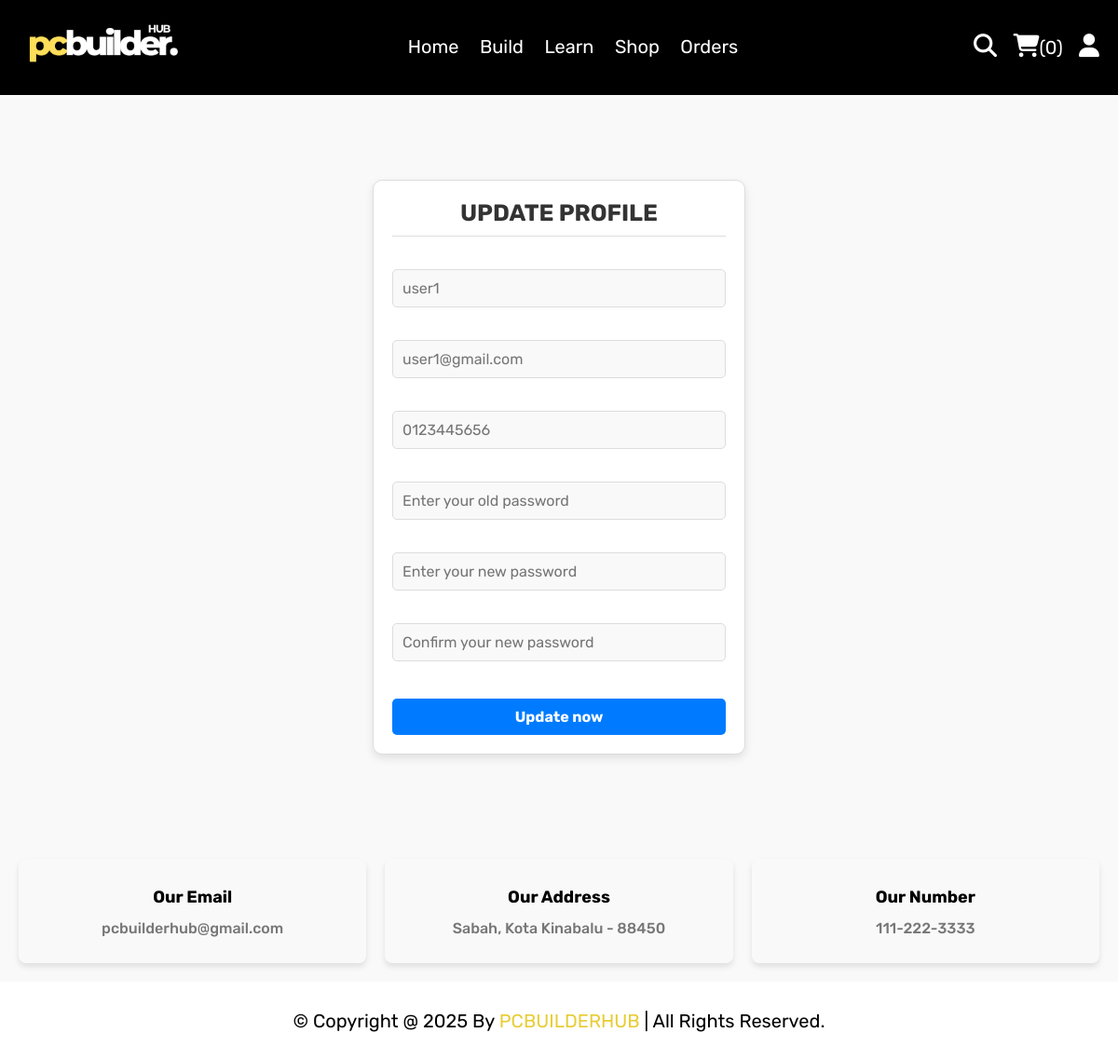
Screenshot of /update_profile.php (signed in) with the database file from the repository.
### tables this page shows
CREATE TABLE `users` (
  `id` int(100) NOT NULL,
  `name` varchar(20) NOT NULL,
  `email` varchar(50) NOT NULL,
  `number` varchar(10) NOT NULL,
  `password` varchar(50) NOT NULL,
  `address` varchar(500) NOT NULL
);

### update_profile.php (the view, shortened to what this page needs)
<?php
include 'components/connect.php';
?>
<!DOCTYPE html>
<html lang="en">
<head>
   <link rel="stylesheet" href="https://cdnjs.cloudflare.com/ajax/libs/font-awesome/6.1.1/css/all.min.css">
   <link rel="stylesheet" href="css/style.css">
</head>
<body>
<?php include 'components/user_header.php'; ?>
<section class="form-container update-form">
   <form action="" method="post">
      <h3>update profile</h3>
      <input type="text" name="name" placeholder="<?= $fetch_profile['name']; ?>" class="box" maxlength="50">
      <input type="email" name="email" placeholder="<?= $fetch_profile['email']; ?>" class="box" maxlength="50" oninput="this.value = this.value.replace(/\s/g, '')">
      <input type="number" name="number" placeholder="<?= $fetch_profile['number']; ?>" class="box" min="0" max="9999999999" maxlength="10">
      <input type="password" name="old_pass" placeholder="Enter your old password" class="box" maxlength="50" oninput="this.value = this.value.replace(/\s/g, '')">
      <input type="password" name="new_pass" placeholder="Enter your new password" class="box" maxlength="50" oninput="this.value = this.value.replace(/\s/g, '')">
      <input type="password" name="confirm_pass" placeholder="Confirm your new password" class="box" maxlength="50" oninput="this.value = this.value.replace(/\s/g, '')">
      <input type="submit" value="Update now" name="submit" class="btn">
   </form>
</section>
<?php include 'components/footer.php'; ?>
</body>
</html>

### css/style.css (style rules this page uses)
:root { --yellow:#e7cd35; --red:#e74c3c; --white:#000000; --black:#ffffff; --light-color:#777; --border:.2rem solid var(--white); }
* { font-family: 'Rubik', sans-serif; margin:0; padding:0; box-sizing: border-box; outline: none; border: none; text-decoration: none; }
html { font-size: 62.5%; overflow-x: hidden; scroll-behavior: smooth; stop-opacity: 7rem; }
section { margin:0 auto; max-width: 1200px; padding:2rem; }
.btn, .delete-btn { background-color: #f6d501; color: #000000; padding: 12px 24px; border: none; border-radius: 4px; font-size: 1.6rem; cursor: pointer; transition: all 0.3s ease; display: inline-flex; align-items: center; gap: 8px; margin-top: 1.7rem; }
.form-container form { border: 1px solid #ddd; margin: 2rem auto; max-width: 50rem; padding: 2rem; text-align: center; background-color: #ffffff; border-radius: 10px; box-shadow: 0 4px 10px rgba(0, 0, 0, 0.1); }
.form-container form h3 { font-size: 2.5rem; color: #333; text-transform: uppercase; margin-bottom: 1.5rem; font-weight: bold; border-bottom: 1px solid #ddd; padding-bottom: 1rem; }
.form-container form .box { margin: 1rem 0; width: 100%; border: 1px solid #ddd; padding: 1.2rem; font-size: 1.6rem; color: #333; background-color: #f9f9f9; border-radius: 5px; transition: border-color 0.3s ease, box-shadow 0.3s ease; }
.form-container form button, .form-container form input[type="submit"] { margin-top: 1.5rem; background-color: var(--yellow); color: #fff; padding: 1rem 2rem; font-size: 1.6rem; font-weight: bold; border: none; border-radius: 5px; cursor: pointer; text-align: center; width: 100%; transition: all 0.3s ease; }
.form-container.update-form { display: flex; justify-content: center; align-items: center; min-height: 100vh; background-color: #f9f9f9; padding: 2rem; }
.form-container.update-form form { max-width: 40rem; width: 100%; background-color: #ffffff; padding: 2rem; border-radius: 10px; box-shadow: 0 4px 10px rgba(0, 0, 0, 0.1); display: flex; flex-direction: column; gap: 1.5rem; }
.form-container.update-form form h3 { font-size: 2.5rem; text-align: center; color: #333; margin-bottom: 1rem; }
.form-container.update-form form .box { width: 100%; padding: 1rem; font-size: 1.6rem; border: 1px solid #ddd; border-radius: 5px; background-color: #f9f9f9; color: #333; transition: all 0.3s ease; }
.form-container.update-form form .btn { background-color: #007bff; color: #fff; padding: 1rem 2rem; font-size: 1.6rem; font-weight: bold; border: none; border-radius: 5px; cursor: pointer; text-align: center; transition: all 0.3s ease; }
body { font-family: Arial, sans-serif; background-color: #f9f9f9; color: #333; margin: 0; padding: 0; }

### rows the page displays
users: name "user1", email "user1@gmail.com", number "0123445656"

### other values shown
$total_cart_items "0"
